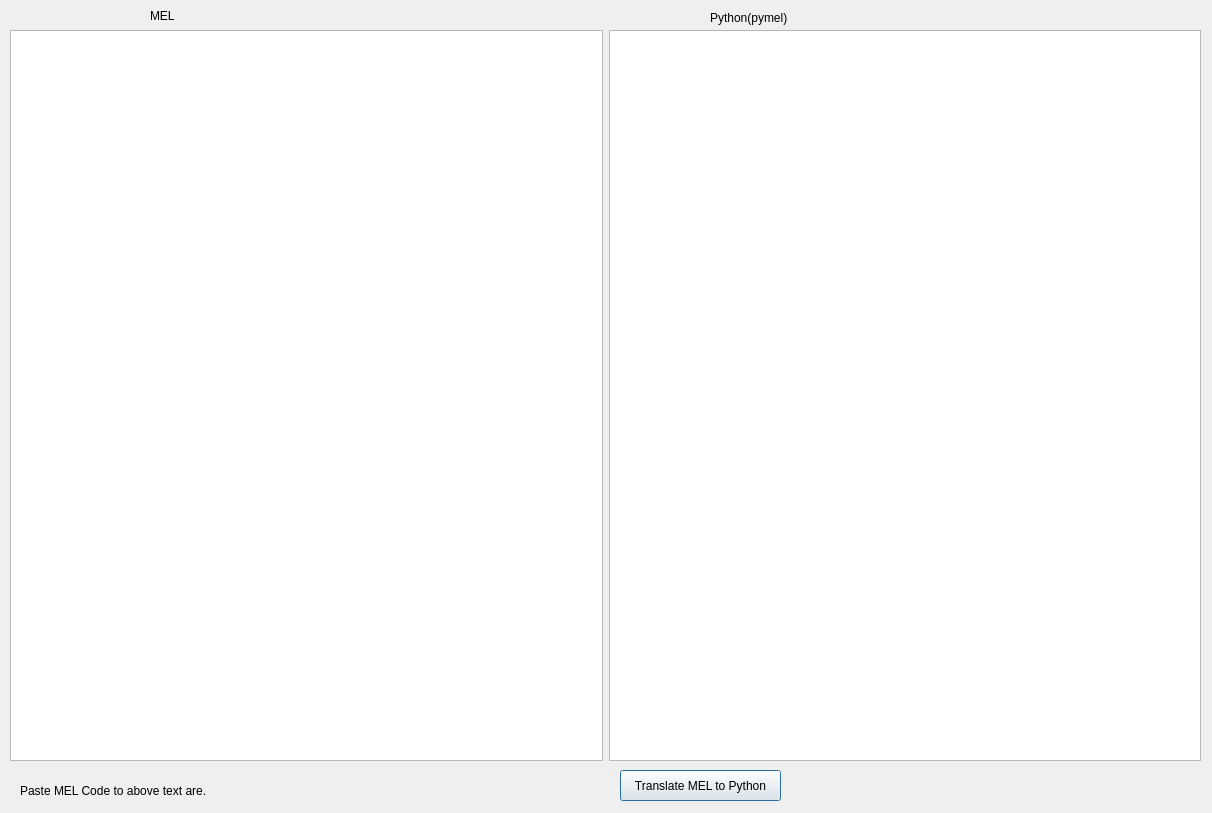
<?xml version="1.0" encoding="UTF-8"?>
<ui version="4.0">
 <class>ezMel2PyWin</class>
 <widget class="QDialog" name="ezMel2PyWin">
  <property name="geometry">
   <rect>
    <x>0</x>
    <y>0</y>
    <width>1212</width>
    <height>813</height>
   </rect>
  </property>
  <property name="windowTitle">
   <string>Translate MEL to Python</string>
  </property>
  <widget class="QWidget" name="gridLayoutWidget">
   <property name="geometry">
    <rect>
     <x>10</x>
     <y>30</y>
     <width>1191</width>
     <height>731</height>
    </rect>
   </property>
   <layout class="QGridLayout" name="gridLayout">
    <property name="sizeConstraint">
     <enum>QLayout::SetDefaultConstraint</enum>
    </property>
    <item row="0" column="0">
     <widget class="QTextEdit" name="em2pTextEditMEL"/>
    </item>
    <item row="0" column="1">
     <widget class="QTextEdit" name="em2pTextEditPy"/>
    </item>
   </layout>
  </widget>
  <widget class="QPushButton" name="em2pConvMel2PyBtn">
   <property name="geometry">
    <rect>
     <x>620</x>
     <y>770</y>
     <width>161</width>
     <height>31</height>
    </rect>
   </property>
   <property name="text">
    <string>Translate MEL to Python</string>
   </property>
   <property name="+command" stdset="0">
    <string>&quot;import ezMel2Python.ezMel2Python as test;test.em2pConvMel2Py()&quot;</string>
   </property>
  </widget>
  <widget class="QLabel" name="em2pLabel">
   <property name="geometry">
    <rect>
     <x>20</x>
     <y>780</y>
     <width>271</width>
     <height>21</height>
    </rect>
   </property>
   <property name="frameShadow">
    <enum>QFrame::Plain</enum>
   </property>
   <property name="lineWidth">
    <number>1</number>
   </property>
   <property name="text">
    <string>Paste MEL Code to above text are.</string>
   </property>
  </widget>
  <widget class="QLabel" name="em2pLabelMEL">
   <property name="geometry">
    <rect>
     <x>150</x>
     <y>10</y>
     <width>50</width>
     <height>12</height>
    </rect>
   </property>
   <property name="text">
    <string>MEL</string>
   </property>
  </widget>
  <widget class="QLabel" name="em2pLabelPython">
   <property name="geometry">
    <rect>
     <x>710</x>
     <y>10</y>
     <width>91</width>
     <height>16</height>
    </rect>
   </property>
   <property name="text">
    <string>Python(pymel)</string>
   </property>
  </widget>
 </widget>
 <resources/>
 <connections/>
</ui>
